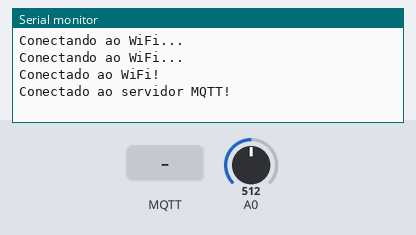
The sketch below on a simulated ESP8266 (NodeMCU). Shown: the last lines printed to the serial monitor. Inputs (shaded band) come from the test bench; at power-on: A0 = 512. WiFi joins after 1.5 s; servers stay silent unless stated; no MQTT or app messages arrive unless stated.

Above: at 3.2 s.
3.3 s: MQTT message "1" arrives on the first subscribed topic
At 13.2 s:
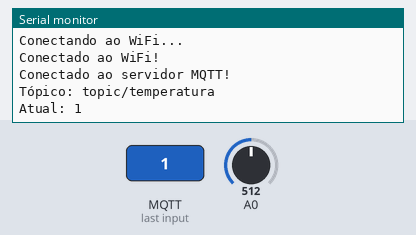
13.5 s: MQTT message "on" arrives on the first subscribed topic
At 23.2 s:
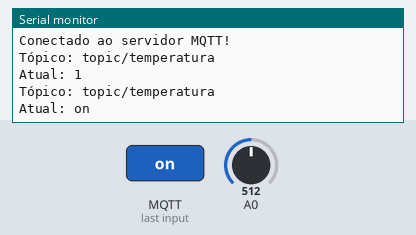
23.5 s: MQTT message "off" arrives on the first subscribed topic
At 33.4 s:
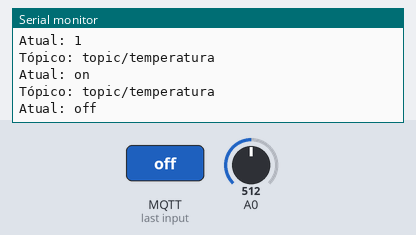

Measured:
- after the input at 3.3 s, the serial monitor: prints a new line after 8.8 s (image 1)
- after the input at 13.5 s, the serial monitor: prints a new line after 8.6 s (image 2)
- after the input at 23.5 s, the serial monitor: prints a new line after 8.6 s (image 3)

The sketch:

sensor_MQTT.ino
```cpp
#include <ESP8266WiFi.h>
#include <PubSubClient.h>

// Configurações da rede Wi-Fi
const char* ssid = "NOME_DA_REDE";
const char* password = "SENHA";

// Configurações do servidor MQTT
const char* mqttServer = "test.mosquitto.org";
const int mqttPort = 1883;
const char* mqttUser = "";
const char* mqttPassword = "";

// Informações do cliente MQTT
const char* mqttTopic = "topic/temperatura";
const char* mqttClientId = "esp8266mod";

// Cliente WiFi e MQTT
WiFiClient espClient;
PubSubClient client(espClient);

// Função chamada quando uma mensagem MQTT é recebida
void callback(char* topic, byte* payload, unsigned int length) {
  // Converter o payload em uma string
  String atual;
  for (int i = 0; i < length; i++) {
    atual += (char)payload[i];
  }

  // Imprimir o tópico e a mensagem recebida
  Serial.print("Tópico: ");
  Serial.println(topic);
  Serial.print("Atual: ");
  Serial.println(atual);
}

void setup() {
  // Inicializar a comunicação serial
  Serial.begin(115200);

  // Conectar-se à rede WiFi
  WiFi.begin(ssid, password);
  while (WiFi.status() != WL_CONNECTED) {
    delay(1000);
    Serial.println("Conectando ao WiFi...");
  }
  Serial.println("Conectado ao WiFi!");

  // Configurar o servidor MQTT
  client.setServer(mqttServer, mqttPort);
  client.setCallback(callback);

  // Conectar-se ao servidor MQTT
  while (!client.connected()) {
    if (client.connect(mqttClientId, mqttUser, mqttPassword)) {
      Serial.println("Conectado ao servidor MQTT!");
    } else {
      Serial.print("Falha na conexão MQTT. Tentando novamente em 5 segundos...");
      delay(5000);
    }
  }

  // Assinar o tópico MQTT
  client.subscribe(mqttTopic);
}

void loop() {
  // Verificar se há mensagens MQTT recebidas
  client.loop();

  // Ler a temperatura
  int valorObtido = analogRead(A0);
  float milivolts = (valorObtido / 1024.0) * 3300;
  float celsius = milivolts / 10;

  // Publicar o valor da temperatura no tópico MQTT
  String atualToSend = String(celsius, 2);
  client.publish(mqttTopic, atualToSend.c_str());

  // Aguardar um intervalo antes de publicar novamente
  delay(10000);
}
```
